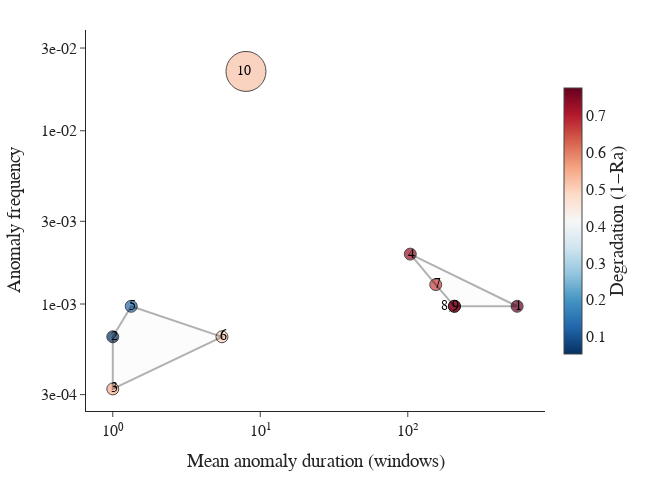

Notebook cell for this chart:
### Code cell
plot_regimes_plotly_clean_with_labels_right(summary)

### Figure 1 — Plotly figure (JSON) as saved in the notebook; plotly's stock layout.template omitted (floating-point values rounded to 4 significant figures)
{"data": [{"hovertemplate": "<b>%{text}</b><br>Duration: %{x:.1f}<br>Frequency: %{y:.5f}<br>Events: %{marker.size}<br>Degradation: %{marker.color:.3f}", "marker": {"color": [0.7744, 0.5213, 0.05497, 0.5508, 0.7267, 0.1302, 0.5016, 0.6655, 0.7234, 0.745], "colorbar": {"len": 0.75, "thickness": 18, "title": {"side": "right", "text": "Degradation (1−Ra)"}}, "colorscale": [[0.0, "rgb(5,48,97)"], [0.1, "rgb(33,102,172)"], [0.2, "rgb(67,147,195)"], [0.3, "rgb(146,197,222)"], [0.4, "rgb(209,229,240)"], [0.5, "rgb(247,247,247)"], [0.6, "rgb(253,219,199)"], [0.7, "rgb(244,165,130)"], [0.8, "rgb(214,96,77)"], [0.9, "rgb(178,24,43)"], [1.0, "rgb(103,0,31)"]], "line": {"color": "black", "width": 1}, "size": [3, 68, 2, 1, 6, 3, 2, 4, 3, 3], "sizemin": 6, "sizemode": "area", "sizeref": 0.085}, "mode": "markers", "showlegend": false, "text": ["Endpoint 1", "Endpoint 10", "Endpoint 2", "Endpoint 3", "Endpoint 4", "Endpoint 5", "Endpoint 6", "Endpoint 7", "Endpoint 8", "Endpoint 9"], "x": [551.3, 8.0, 1.0, 1.0, 104.0, 1.333, 5.5, 154.8, 207.0, 207.3], "y": [0.0009702, 0.02199, 0.0006468, 0.0003234, 0.00194, 0.0009702, 0.0006468, 0.001294, 0.0009702, 0.0009702], "type": "scatter"}, {"mode": "text", "showlegend": false, "text": ["1", "10", "2", "3", "4", "5", "6", "7", "8,9"], "textfont": {"color": "black", "family": "Serif", "size": 14}, "textposition": "middle left", "x": [595.4, 8.64, 1.08, 1.08, 112.3, 1.44, 5.94, 167.1, 223.7], "y": [0.0009702, 0.02199, 0.0006468, 0.0003234, 0.00194, 0.0009702, 0.0006468, 0.001294, 0.0009702], "type": "scatter"}], "layout": {"shapes": [{"fillcolor": "rgba(0,0,0,0.04)", "line": {"color": "black", "width": 2}, "path": "M 551.3333333333334,0.0009702457956015524 L 104.0,0.0019404915912031048 L 154.75,0.00129366106080207 L 207.0,0.0009702457956015524 Z", "type": "path", "xref": "x", "yref": "y"}, {"fillcolor": "rgba(0,0,0,0.04)", "line": {"color": "black", "width": 2}, "path": "M 1.0,0.000646830530401035 L 1.0,0.0003234152652005175 L 5.5,0.000646830530401035 L 1.3333333333333333,0.0009702457956015524 Z", "type": "path", "xref": "x", "yref": "y"}], "margin": {"l": 70, "r": 90, "t": 30, "b": 60}, "xaxis": {"title": {"text": "Mean anomaly duration (windows)"}, "type": "log", "tickvals": [1, 10, 100, 1000], "ticktext": ["10⁰", "10¹", "10²", "10³"]}, "yaxis": {"title": {"text": "Anomaly frequency"}, "type": "log", "tickvals": [0.0001, 0.0003, 0.001, 0.003, 0.01, 0.03], "ticktext": ["1e-04", "3e-04", "1e-03", "3e-03", "1e-02", "3e-02"]}, "font": {"family": "Serif", "size": 16}, "width": 650, "height": 480}}
